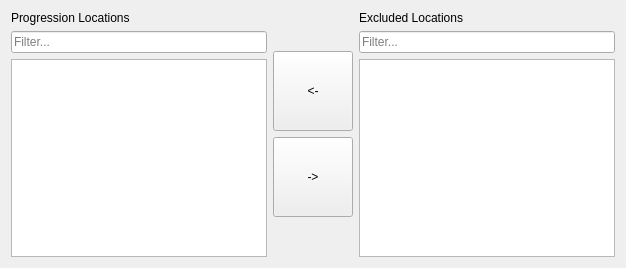
          <widget class="QWidget" name="tab_excluded_locations">
           <attribute name="title">
            <string>Excluded Locations</string>
           </attribute>
           <layout class="QVBoxLayout" name="verticalLayout_8">
            <item>
             <layout class="QHBoxLayout" name="layout_locations">
              <item>
               <layout class="QVBoxLayout" name="layout_progression_locations">
                <item>
                 <widget class="QLabel" name="label_for_progression_locations">
                  <property name="text">
                   <string>Progression Locations</string>
                  </property>
                 </widget>
                </item>
                <item>
                 <widget class="QLineEdit" name="filter_progression_locations">
                  <property name="placeholderText">
                   <string>Filter...</string>
                  </property>
                 </widget>
                </item>
                <item>
                 <widget class="QListView" name="progression_locations">
                  <property name="font">
                   <font>
                    <pointsize>8</pointsize>
                   </font>
                  </property>
                  <property name="editTriggers">
                   <set>QAbstractItemView::NoEditTriggers</set>
                  </property>
                  <property name="selectionMode">
                   <enum>QAbstractItemView::ExtendedSelection</enum>
                  </property>
                 </widget>
                </item>
               </layout>
              </item>
              <item>
               <layout class="QVBoxLayout" name="layout_locations_buttons">
                <item>
                 <spacer name="locations_buttons_spacer_top">
                  <property name="orientation">
                   <enum>Qt::Vertical</enum>
                  </property>
                  <property name="sizeHint" stdset="0">
                   <size>
                    <width>20</width>
                    <height>40</height>
                   </size>
                  </property>
                 </spacer>
                </item>
                <item>
                 <widget class="QPushButton" name="include_location">
                  <property name="minimumSize">
                   <size>
                    <width>0</width>
                    <height>80</height>
                   </size>
                  </property>
                  <property name="text">
                   <string>&lt;-</string>
                  </property>
                 </widget>
                </item>
                <item>
                 <widget class="QPushButton" name="exclude_location">
                  <property name="minimumSize">
                   <size>
                    <width>0</width>
                    <height>80</height>
                   </size>
                  </property>
                  <property name="text">
                   <string>-&gt;</string>
                  </property>
                 </widget>
                </item>
                <item>
                 <spacer name="locations_buttons_spacer_bottom">
                  <property name="orientation">
                   <enum>Qt::Vertical</enum>
                  </property>
                  <property name="sizeHint" stdset="0">
                   <size>
                    <width>20</width>
                    <height>40</height>
                   </size>
                  </property>
                 </spacer>
                </item>
               </layout>
              </item>
              <item>
               <layout class="QVBoxLayout" name="layout_excluded_locations">
                <item>
                 <widget class="QLabel" name="label_for_excluded_locations">
                  <property name="text">
                   <string>Excluded Locations</string>
                  </property>
                 </widget>
                </item>
                <item>
                 <widget class="QLineEdit" name="filter_excluded_locations">
                  <property name="placeholderText">
                   <string>Filter...</string>
                  </property>
                 </widget>
                </item>
                <item>
                 <widget class="QListView" name="excluded_locations">
                  <property name="font">
                   <font>
                    <pointsize>8</pointsize>
                   </font>
                  </property>
                  <property name="editTriggers">
                   <set>QAbstractItemView::NoEditTriggers</set>
                  </property>
                  <property name="selectionMode">
                   <enum>QAbstractItemView::ExtendedSelection</enum>
                  </property>
                 </widget>
                </item>
               </layout>
              </item>
             </layout>
            </item>
           </layout>
          </widget>
